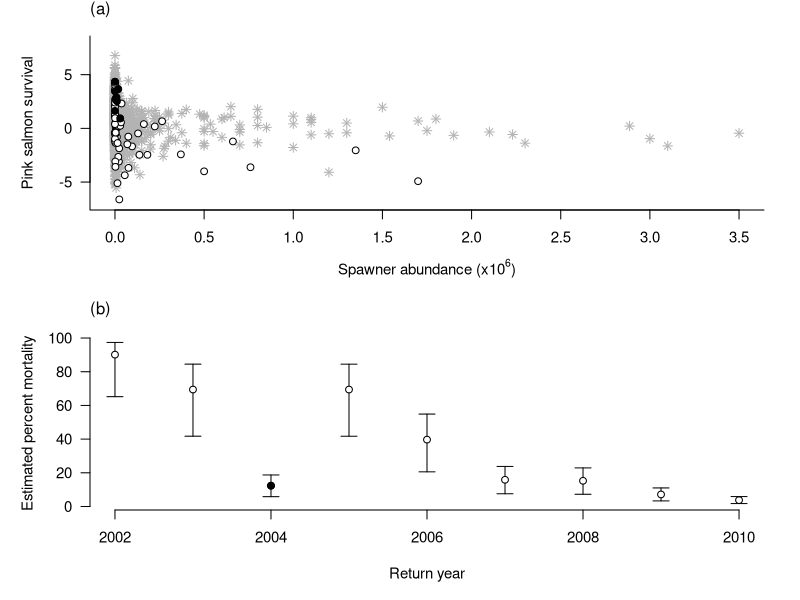

Write R code to recreate this figure.
################################################################################
## PINK POPULATION ANALYSIS
################################################################################
## The following code is the second of two code supplements for the article:
## Cessation of a salmon decline with control of parasites
## Stephanie Peacock*, Martin Krkosek, Stan Proboscz, Craig Orr & Mark Lewis
## *stephanie.peacock@ualberta.ca
## -------------------------------------------------------------------------------
## This code is provided to make all treatment of pink salmon population data and 
## subsequent analyses transparent. The authors give full permission to use and 
## modify this code, but ask that appropriate aknowledgement be given.
################################################################################
################################################################################
rm(list=ls()) #Clear workspace

#-------------------------------------------------------------------------------
# 1) Read in data
# ** Note that you must run "1_DataCompilation.R" 
# to generate the datafile used in this analysis**
#-------------------------------------------------------------------------------

# Spawner-recruit data (from 1_DataCompilation.R)
Z<-read.csv("StockRecruitData_PINK.csv", header=TRUE)
cole = read.csv("stock_recruit_cole.csv")

if(names(Z)[1]=="X") Z<-Z[,2:dim(Z)[2]]

Z$Yr.numeric<-Z$Yr
Z$Yr<-as.factor(Z$Yr)
Z$Area<-as.factor(Z$Area)
Z$S<-as.numeric(Z$S)
Z$Popn<-as.factor(Z$Popn)

cole$Yr.numeric<-cole$Yr
cole$Yr<-as.factor(cole$Yr)
cole$Area<-as.factor(cole$Area)
cole$S<-as.numeric(cole$S)
cole$Popn<-as.factor(cole$Popn)

#-------------------------------------------------------------------------------
# 2) Setting W -> NA for return years 1991-2001
#-------------------------------------------------------------------------------
Z$WildLice2<-Z$WildLice
Z$WildLice2[is.element(Z$Yr.numeric, c(1991:2001))&Z$Area==12]<-NA
Z1<-subset(Z, is.na(WildLice2)==FALSE)

cole$WildLice2<-cole$WildLice
cole$WildLice2[is.element(cole$Yr.numeric, c(1991:2001))&cole$Area==12]<-NA
cole1<-subset(cole, is.na(WildLice2)==FALSE)

#-------------------------------------------------------------------------------
# 3) Model fitting
#-------------------------------------------------------------------------------
#install.packages("lme4")
require(lme4)
library(glmmTMB)

mod.null<-lmer(Survival~S:Population+(1|Yr/Area), data=Z1, REML=TRUE)
mod.alt<-lmer(Survival~S:Population+WildLice+(1|Yr/Area), data=Z1, REML=TRUE)
anova(mod.null, mod.alt)

cat("Point estimates on parameters: \n r = ", fixef(mod.alt)[1], "\n c = ", fixef(mod.alt)[2])

mod.null.cole = lmer(Survival~S:Population+(1|Yr/Area), data=cole, REML=TRUE)
mod.alt.cole <-lmer(Survival~S:Population+WildLice+(1|Yr/Area), data=cole, REML=TRUE)
anova(mod.null.cole, mod.alt.cole)


#-------------------------------------------------------------------------------
# 4) Bootstrap confidence intervals on parameter estimates
#-------------------------------------------------------------------------------

Z1$ya<-integer(dim(Z1)[1])
for(i in 1:dim(ranef(mod.alt)$`Area:Yr`)[1]){
	j<-strsplit(dimnames(ranef(mod.alt)$`Area:Yr`)[[1]], ":")[[i]]
	Z1$ya[Z1$Yr==j[2]&Z1$Area==j[1]]<-i
	}
	
Z1$r<-integer(dim(Z1)[1])
for(i in 1:length(unique(Z1$Population))){
	j<-strsplit(names(fixef(mod.alt))[3:length(fixef(mod.alt))], "S:Population")[[i]]
	Z1$r[Z1$Population==j[2]]<-i
	}

#-------------------------------------------------------------------------------
# a) Function to bootstrap:
sim<-function(x){
	require(lme4)
	a<-params[[1]]
	b.i<-params[[2]]
	c<-params[[3]]
	sigma.ya<-params[[4]]
	sigma.y<-params[[5]]
	sigma.e<-params[[6]]
	
	set.seed(job.seeds[x,2]) #Set random seed for the job
	
	R<-numeric(length(Z1$S))	#Simulated Survival
	theta.y<-rnorm(length(levels(Z1$Yr)), 0, sigma.y)
	theta.ya<-rnorm(max(Z1$ya), 0, sigma.ya)
	epsilon<-rnorm(length(Z1$S), 0, sigma.e)
	
	R<-Z1$S*exp(a+b.i[Z1$r]*Z1$S+c*Z1$WildLice2+theta.ya[Z1$ya]+theta.y[as.numeric(Z1$Yr)]+epsilon)

	SS<-log(R/Z1$S)
	
	Z2<-data.frame(Area=as.factor(Z1$Area), Population=as.factor(Z1$Population), Yr=as.factor(Z1$Yr), S=Z1$S, Survival=SS, WildLice2=Z1$WildLice2)
	
	lice.mod<-lmer(Survival~S:Population+WildLice2+(1|Yr/Area), data=Z2, REML=TRUE)
		
	out.params<-fixef(lice.mod)[1:2]
	
	return(out.params)
	
} #end function
#-------------------------------------------------------------------------------

# b) Set up estimated variances for bootstrap algorithm
b <-as.numeric(fixef(mod.alt)[3:length(fixef(mod.alt))])
a<-as.numeric(fixef(mod.alt)[1])
c<-as.numeric(fixef(mod.alt)[2])

# Standard deviations!! Not variances!!
sigma.ya<-sqrt(VarCorr(mod.alt)$'Area:Yr'[1])
sigma.y<-sqrt(VarCorr(mod.alt)$Yr[1]) 
sigma.e<-attr(VarCorr(mod.alt), "sc")

params<-list(a, b, c, sigma.ya, sigma.y, sigma.e)	

#---------------------------------------------------
# c) Parallel computation (uncomment to run)
#    **************************WARNING**************************
#	 	This takes approx. 30 mins with n.cores=3 on my MacBook Pro, 
#		so it may tie up your computer for a while. 
#	************************************************************ 
#---------------------------------------------------

# require(parallel)
# detectCores() #Number of cores available
# n.cores<-3
# if(n.cores>detectCores()) cat("Attempting to parallelize on more cores than you have available!  Set n.cores < detectCores()")

# #Figure out random number sequences for different chains
# n.jobs<-1000 # How many iterations to bootstrap
# RNGkind("L'Ecuyer-CMRG")
# set.seed(1234)
# job.seeds<-matrix(nrow=n.jobs, ncol=7)
# job.seeds[1,]<-.Random.seed
# for(i in 2:n.jobs) job.seeds[i,]<-nextRNGStream(job.seeds[i-1,])
	
# t0<-proc.time()
# cl<-makeCluster(n.cores)
# clusterExport(cl, varlist=list("job.seeds", "Z1", "params"))
# X<-clusterApply(cl, x=c(1:1000), fun=sim)
# stopCluster(cl)
# cat("Process time (minutes) = ", (proc.time()-t0)[3]/60)
	
# # Unlist results
# p.all2<-matrix(nrow=1000, ncol=2)
# for(i in 1:1000) p.all2[i,]<-as.numeric(X[[i]])

# CI<-apply(p.all2, 2, quantile, c(0.025, 0.975))
# CI<-rbind(CI[1,], fixef(mod.alt)[1:2], CI[2,])
# colnames(CI)<-c("r", "c")
# rownames(CI)<-c("2.5%", "MLE", "97.5%")
# print(CI)

#---------------------------------------------------
# d) Computation of the percent mortality due to sea lice
#---------------------------------------------------
# Parameter confidenece intervals 
CI<-matrix(c(0.873361,1.088313,1.301514,-0.29934107,-0.19028109,-0.08669928), nrow=3, ncol=2)
colnames(CI)<-c("r", "c")
rownames(CI)<-c("2.5%", "MLE", "97.5%")

# Wild lice estimates
W<-data.frame(return.year=c(2001:2009)+1, WildLice=c(12.1739692,6.228714679,0.692532577,6.226036908,2.657006199,0.906920939,0.869532124,0.390081339,0.202908529))

mort<-cbind(CI[2,2]*W$WildLice, CI[1,2]*W$WildLice, CI[3,2]*W$WildLice)
p.mort<-100*(1-exp(mort))
colnames(p.mort)<-c("MLE", "97.5%", "2.5%")
rownames(p.mort)<-c(2002:2010)

#---------------------------------------------------
# e) Plotting figure 6 
#---------------------------------------------------
#install.packages("gplots")
require(gplots)
par(mfrow=c(2,1), mar=c(5,5,2,2), oma=c(0,0,0,0), cex=0.9)

# a) Pink salmon survival
plot(Z1$S[Z1$Area!=12]*10^(-6), Z1$Survival[Z1$Area!=12], col=c(grey(0.7)), ylim=c(-7,8), bty="l", las=1, ylab="Pink salmon survival", xlab=expression(paste("Spawner abundance (x",10^6,")")), pch=8)

points(Z1$S[Z1$Area==12&Z1$Yr.numeric<2002]*10^(-6), Z1$Survival[Z1$Area==12&Z1$Yr.numeric<2002], col=grey(0.7), pch=8)
points(Z1$S[Z1$Area==12&Z1$Yr.numeric>=2002]*10^(-6), Z1$Survival[Z1$Area==12&Z1$Yr.numeric>=2002], pch=21, bg="white")
points(Z1$S[Z1$Area==12&Z1$Yr.numeric==2004]*10^(-6), Z1$Survival[Z1$Area==12&Z1$Yr.numeric==2004], pch=19)

mtext(side=3, line=1, adj=0, "(a)")

# b) Estimated percent mortality
plotCI(2002:2010, p.mort[1:9,1], ui=p.mort[1:9,2], li=p.mort[1:9,3], bty="n", xlab="Return year", ylab="Estimated percent mortality", gap=0.3, las=1)
points(2004, p.mort[3,1], pch=19)
mtext(side=3, line=1, adj=0, "(b)")
